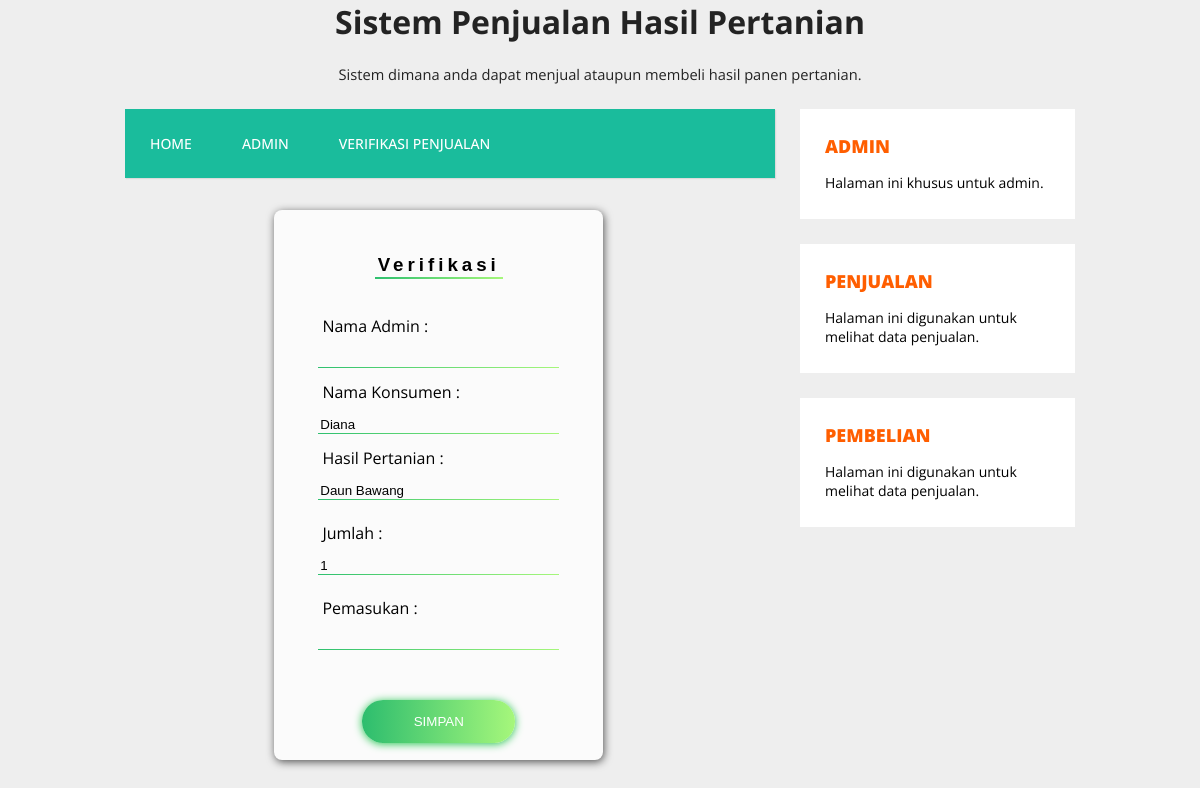
The app's page /verifkonsumen.php?id_konsumen=1 (signed in) with its own data.
### tables this page shows
CREATE TABLE `konsumen` (
  `id_konsumen` int(3) NOT NULL,
  `nama_konsumen` varchar(50) NOT NULL,
  `alamat` varchar(255) NOT NULL,
  `nomor` varchar(15) NOT NULL,
  `nama_barang` varchar(50) NOT NULL,
  `berat` int(10) NOT NULL
);

### verifkonsumen.php (the view, shortened to what this page needs)
<?php
include_once("config.php");
?>
<?php
if(isset($_GET['id_konsumen'])){
$id = $_GET['id_konsumen'];
$result = mysqli_query($mysqli, "SELECT * FROM konsumen WHERE id_konsumen='$id'") or die(mysqli_error($mysqli));
			if(mysqli_num_rows($result) == 0){
				echo '<div class="alert alert-warning">ID tidak ada dalam database.</div>';
				exit();
			}else{
				$user_data = mysqli_fetch_assoc($result);
			}
		}
?>
<html>
<head>
    <link rel="stylesheet" href="style.css" />
</head>
<body>
<header>
    <h1>Sistem Penjualan Hasil Pertanian</h1>
    <p class="deskripsi">Sistem dimana anda dapat menjual ataupun membeli hasil panen pertanian.</p>
 </header>
<div class="wrap">
 <nav class="menu">
 <ul>
      <li><a href="index.php">Home</a></li>
      <li><a href="admin.php">Admin</a></li>
      <li><a href="verifkonsumen.php">Verifikasi Penjualan</a></li>
    </ul>
 </nav>
<aside class="sidebar">
<div class="widget">
    <h2><a href="admin.php" id="judul">Admin</a></h2>
    <p>Halaman ini khusus untuk admin.</p>
 </div>
 <div class="widget">
    <h2><a href="penjualan.php" id="judul">Penjualan</a></h2>
    <p>Halaman ini digunakan untuk melihat data penjualan.</p>
 </div>
 <div class="widget">
    <h2><a href="pembelian.php" id="judul">Pembelian</a></h2>
    <p>Halaman ini digunakan untuk melihat data penjualan.</p>
 </div>
 </aside>
 <div class="konten">
 <div id="card">
    <div id="card-content">
      <div id="card-title">
        <h3>Verifikasi</h3>
        <div class="underline-title"></div>
      </div>
      <form method="post" action="" class="form">
        <label for="user-nama_admin" style="padding-top:13px">
            &nbsp;Nama Admin :
          </label>
        <input id="user-nama_admin" class="form-content" type="text" name="nama_admin" autocomplete="on" required />
        <div class="form-border"></div>
        <label for="user-nama_konsumen" style="padding-top:13px">
            &nbsp;Nama Konsumen :
          </label>
        <input id="user-nama_konsumen" class="form-content" type="text" name="nama_konsumen" value="<?php echo $user_data['nama_konsumen']; ?>" autocomplete="on" required />
        <div class="form-border"></div>
        <label for="user-nama_barang" style="padding-top:13px">
            &nbsp;Hasil Pertanian :
          </label>
        <input id="user-nama_barang" class="form-content" type="text" name="nama_barang" value="<?php echo $user_data['nama_barang']; ?>" autocomplete="on" required />
        <div class="form-border"></div>
        <label for="user-berat" style="padding-top:22px">&nbsp;Jumlah :
          </label>
        <input id="user-berat" class="form-content" type="int" name="berat" value="<?php echo $user_data['berat']; ?>" autocomplete="on" required />
        <div class="form-border"></div>
        <label for="user-penghasilan" style="padding-top:22px">&nbsp;Pemasukan :
          </label>
        <input id="user-penghasilan" class="form-content" type="int" name="penghasilan" autocomplete="on" required />
        <div class="form-border"></div>
        <input id="submit-btn" type="submit" name="simpan" value="SIMPAN" />
      </form>
    </div>
  </div>
</body>
</html>

### style.css (style rules this page uses)
body { background: #eee; margin:0; font-family: 'Open Sans', sans-serif; }
header { text-align: center; color: #232323; }
header .deskripsi { font-size: 11pt; }
.wrap { width: 950px; margin:25px auto; }
nav.menu ul { overflow:hidden; color:#fff; list-style: none; float:left; padding:0; width: 650px; margin:0 0 0; background: #1abc9c; -webkit-box-shadow: 1px 1px 1px 0px rgba(204,204,204,0.55); -moz-box-shadow: 1px 1px 1px 0px rgba(204,204,204,0.55); box-shadow: 1px 1px 1px 0px rgba(204,204,204,0.55); }
nav.menu ul li { margin:0; float:left; }
nav.menu ul a { padding:25px; display:block; font-weight:500; font-size: 14px; color:#fff; text-transform: uppercase; transition: all 0.5s ease; text-decoration: none; }
.sidebar { float:right; width:275px; }
.sidebar .widget { padding:25px; margin:0 0 25px; background:#fff; border-bottom: 2px solid #fff; transition: all 0.5s ease; }
.sidebar .widget h2 { padding:0; margin:0 0 15px; font-size: 18px; font-weight:800; text-transform: uppercase; }
#judul { text-decoration: none; color:#ff5e00; }
.sidebar .widget p { font-size: 14px; }
.sidebar .widget p:last-child { margin:0; }

### verifkonsumen.php (style rules this page uses)
.konten { float: center; width: 65%; padding: 5px; }
#card { background: #fbfbfb; border-radius: 8px; box-shadow: 1px 2px 8px rgba(0, 0, 0, 0.65); height: 550px; margin: 6rem auto 8.1rem auto; width: 329px; }
#card-content { padding: 12px 44px; }
#card-title { font-family: "Raleway Thin", sans-serif; letter-spacing: 4px; padding-bottom: 23px; padding-top: 13px; text-align: center; }
#submit-btn { background: -webkit-linear-gradient(right, #a6f77b, #2dbd6e); border: none; border-radius: 21px; box-shadow: 0px 1px 8px #24c64f; cursor: pointer; color: white; font-family: "Raleway SemiBold", sans-serif; height: 42.3px; margin: 0 auto; margin-top: 50px; transition: 0.25s; width: 153px; }
.form { align-items: left; display: flex; flex-direction: column; }
.form-border { background: -webkit-linear-gradient(right, #a6f77b, #2ec06f); height: 1px; width: 100%; }
.form-content { background: #fbfbfb; border: none; outline: none; padding-top: 14px; }
.underline-title { background: -webkit-linear-gradient(right, #a6f77b, #2ec06f); height: 2px; margin: -1.1rem auto 0 auto; width: 128px; }

### records on screen
konsumen: nama_konsumen "Diana", nama_barang "Daun Bawang", berat "1"
